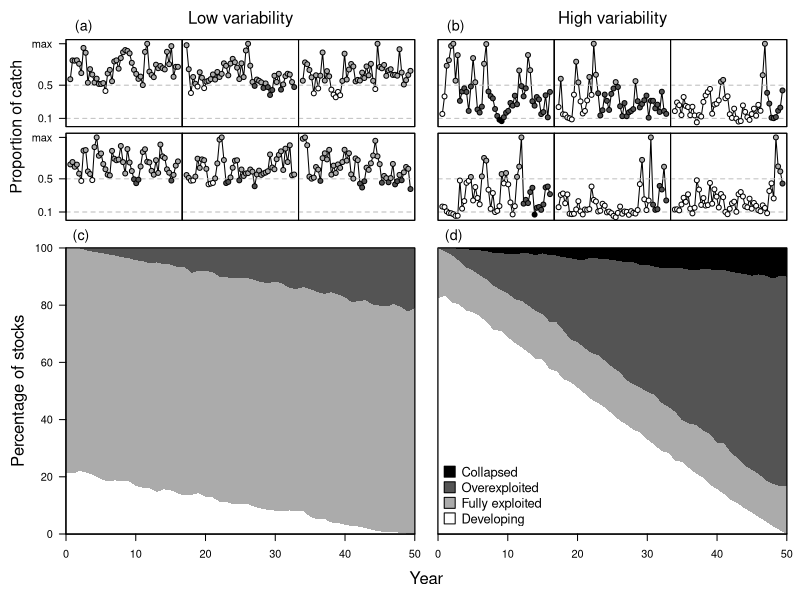

Source code (R):
###################################################################################
#Results of simulated catch data with the catch-based method applied to 
#estimate status. 
#Created by Trevor A. Branch tbranch@uw.edu
#Starting 2 November 2011
#Latest modification: 4 December 2013 for Advanced R FISH553
###################################################################################

####stackpolyTB2#######################################
#Modified version of stackpoly
########################################################
set.seed(123)
stackpolyTB2 <- function (x, y = NULL, main = "", xlab = "", ylab = "", xat = NA, 
    xaxlab = NA, xlim = NA, ylim = NA, lty = 1, border = NA, 
    col = NA, staxx = FALSE, stack = FALSE, axis4 = TRUE, ...) 
{
    ydim <- dim(y)
    if (is.null(y[1])) {
        y <- x
        ydim <- dim(y)
        if (is.null(ydim)) 
            x <- 1:length(y)
        else x <- matrix(rep(1:ydim[1], ydim[2]), ncol = ydim[2])
    }
    if (stack) 
        y <- t(unlist(apply(as.matrix(y), 1, cumsum)))
    if (is.na(xlim[1])) 
        xlim <- range(x)
    if (is.na(ylim[1])) 
        ylim <- range(y)
    plot(0, main = main, xlab = xlab, ylab = ylab, xlim = xlim, 
        ylim = ylim, type = "n", xaxs = "i", yaxs = "i", axes = FALSE, 
        ...)
    box()
    if (is.matrix(y) || is.list(y)) {
        plotlim <- par("usr")
        if (is.na(xat[1])) {
            xat <- x[, 1]
            if (is.na(xaxlab[1])) 
                xaxlab <- xat
        }
        #if (staxx) 
        #    staxlab(at = xat, labels = xaxlab)
        #else axis(1, at = xat, labels = xaxlab)
        #axis(2,las=1)
        #if (axis4) 
        #    axis(4)
        if (is.na(col[1])) 
            col = rainbow(ydim[2])
        else if (length(col) < ydim[2]) 
            col <- rep(col, length.out = ydim[2])
        if (length(lty) < ydim[2]) 
            lty <- rep(lty, length.out = ydim[2])
        for (pline in seq(ydim[2], 1, by = -1)) {
            if (pline == 1) {
                polygon(c(x[1], x[, pline], x[ydim[1]]), c(plotlim[3], 
                  y[, pline], plotlim[3]), border = border, col = col[pline], 
                  lty = lty[pline])
            }
            else polygon(c(x[, pline], rev(x[, pline - 1])), 
                c(y[, pline], rev(y[, pline - 1])), border = border, 
                col = col[pline], lty = lty[pline])
        }
    }
    else {
        polygon(c(min(x), x, max(x), 0), c(0, y, 0, 0), border = border, 
            col = col, lty = lty)
        if (is.na(xat[1])) {
            xat <- x
            if (is.na(xaxlab[1])) 
                xaxlab <- xat
        }
        if (staxx) 
            staxlab(at = xat, labels = xaxlab)
        else axis(1, at = xat, labels = xaxlab)
        #axis(2,las=1)
        #if (axis4) 
        #    axis(4)
    }
}


#############################################################
#Stationary catches over time with mean mu but also with 
#autocorrelation with correlation rho. 
#note: simulates nyears+10 years and then deletes the first 10 years
#############################################################
st.autocorrel.catch <- function(nyears=100, mu=1000,rho=0.5,CV=0.2,plot=F) {
   sim.years <- nyears+10
   ln_SD <- sqrt(log(CV^2+1))  #SD parameter of lognormal distribution with desired variability
   ln_SD_e <- sqrt(ln_SD^2/(1-rho^2))  #SD for first value
   time_series_temp <- rnorm(mean=0,sd=1,n=sim.years)
   time_series <- vector(length=sim.years)
   time_series[1] <- ln_SD_e*time_series_temp[1]
   for (i in 1:(sim.years-1)) {
      time_series[i+1] <- rho*time_series[i]+time_series_temp[i]*ln_SD
      #time_series[i+1] <- rho*time_series[i]+time_series_temp[i]*ln_SD_e
   }
   time_series <- time_series + log(mu) - 0.5*ln_SD_e^2
   #time_series <- time_series + log(mu) - 0.5*ln_SD^2
   time_series <- exp(time_series)
   if (plot==T) {
      plot(time_series,type="l",ylim=c(0,1.05*max(time_series)),las=1,yaxs="i")
   }
   return(time_series[-c(1:10)])
}

##########################################################
#Plot some series of random catches.
##########################################################
lognorm.catch <- function(nyear=100, nstocks=1,meanlog=100, sdlog=0.2, noise="white",autocorrel=0.2, plot.cols,plot.yaxis=F) {
  nyear <- nyear
  nstocks <- nstocks
  catches <- matrix(nrow=nstocks,ncol=nyear)
  status <- matrix(nrow=nstocks,ncol=nyear)
  before.max <- vector(length=nyear)
  for (i in 1:nstocks) { 
     if (noise=="white") {  #catches will be lognormal and independent from one year to the next
        catches[i,] <- rlnorm(n=nyear,meanlog=log(meanlog),sdlog=sdlog)
     }
     if (noise=="Wilberg") {
        catches[i,] <- st.autocorrel.catch(nyears=nyear, mu=meanlog,rho=autocorrel,CV=sdlog)
     }
     max.c <- max(catches[i,])
     max.year <- (1:nyear)[catches[i,]==max.c]
     before.max[] <- F
     before.max[1:nyear < max.year] <- T

     status <- vector(length=nyear)
     
     #developing
     temp <- before.max & catches[i,] < 0.5*max.c
     status[temp] <- 1

     #fully exploited
     temp <- catches[i,] >= 0.5*max.c
     status[temp] <- 2

     #overexploited
     temp <- !before.max & catches[i,] >= 0.1*max.c & catches[i,] < 0.5*max.c
     status[temp] <- 3
     
     #collapsed
     temp <- !before.max & catches[i,] < 0.1*max.c
     status[temp] <- 4
     
     status.cols <- plot.cols[status]
     
     plot(catches[i,],ylim=c(0,1.05*max.c),type="l",ylab="",xlab="",yaxs="i",las=1,axes=F,col="black")  #set up plot area
     abline(h=0.5*max.c,lty=2,col="grey")
     abline(h=0.1*max.c,lty=2,col="grey")

     par(new=T)
     plot(catches[i,],ylim=c(0,1.05*max.c),type="p",ylab="",xlab="",yaxs="i",las=1,axes=F,pch=21,col="black",bg=status.cols)  #set up plot area
     box(col="black")
     if (plot.yaxis==T) {
        axis(2,at=c(0.1*max.c, 0.5*max.c, max.c), labels=c(0.1,0.5,"max"),las=1)
     }
  }
  invisible(catches)
}


##########################################################
#Repeat the plot in Pauly 2007: lognormally distributed random catches
##########################################################
random.status.pauly.2007 <- function(nyear=100, nstocks=1,meanlog=100, sdlog=0.2, noise="white", 
               autocorrel=0.2, plot.cols) {
  year.vec <- 0:nyear
  nyear <- length(year.vec)
  nstocks <- nstocks
  catches <- matrix(nrow=nstocks,ncol=nyear)
  status <- matrix(nrow=nstocks,ncol=nyear)
  before.max <- vector(length=nyear)
  for (i in 1:nstocks) { 
     if (noise=="white") {  #catches will be lognormal and independent from one year to the next
        catches[i,] <- rlnorm(n=nyear,meanlog=log(meanlog),sdlog=sdlog)
     }
     if (noise=="Wilberg") {
        catches[i,] <- st.autocorrel.catch(nyears=nyear, mu=meanlog,rho=autocorrel,CV=sdlog)
     }
     
     max.c <- max(catches[i,])
     max.year <- (1:nyear)[catches[i,]==max.c]
     before.max[] <- F
     before.max[1:nyear < max.year] <- T
     
     temp <- before.max & catches[i,] < 0.5*max.c
     status[i,temp] <- 1
     temp <- catches[i,] >= 0.5*max.c
     status[i,temp] <- 2
     temp <- !before.max & catches[i,] >= 0.1*max.c & catches[i,] < 0.5*max.c
     status[i,temp] <- 3
     temp <- !before.max & catches[i,] < 0.1*max.c
     status[i,temp] <- 4
     
  }
  grp.status <- matrix(nrow=4,ncol=nyear)
  for (j in 1:nyear) {
     for (s in 1:4) {
       grp.status[s,j] <- sum(status[,j]==s)
     }
  }
  
  for (j in 1:nyear) {
      grp.status[,j] <- grp.status[,j] / sum(grp.status[,j])*100
  }

  yvals <- apply(grp.status,MARGIN=2,cumsum)
  year.vecs <- rbind(year.vec,year.vec,year.vec,year.vec)
  stackpolyTB2(x=t(year.vecs),y=t(yvals),col=plot.cols, ylim=c(0,100),xlab="",ylab="", 
            xaxlab=seq(0,50,10),xat=seq(0,50,10), axis4=F)

  invisible(catches)
}

#####simulated.plot###############################
#Sets up a bunch of examples of simulated catch time series
##################################################
simulated.plot2 <- function(autocorrel=0.6, nsims=10000) {
    plot.order <- c(1,2,3,16,8,9,10,
                    4,5,6,16,11,12,13,
                    15,15,15,16,17,17,17,
                    7,7,7,16,14,14,14)

    mat<-matrix(nrow=4,ncol=7,byrow=T,plot.order)
    layout(mat=mat, widths=c(1,1,1,0.2,1,1,1), heights=c(0.8,0.8,0.18,2.5))
    par(mar=c(0.5,0,0,0),oma=c(4.5,5,3,1))
    plot.cols <- c("white","gray67","gray33","black")

    for (i in 1:14) {
       if (i %in% 1:6) {
           if (i %in% c(1,4)) { plot.yaxis<-T } else {plot.yaxis<-F}
           x <- lognorm.catch(nyear=50, nstocks=1,meanlog=100,sdlog=0.2,autocorrel=autocorrel,noise="Wilberg",plot.cols=plot.cols, plot.yaxis=plot.yaxis)
           if (i==1) {
              par(xpd=NA)
              text(x=-23,y=0,"Proportion of catch",srt=90,cex=1.45)
              text(x=0,y=1.2*max(x),pos=4,cex=1.3,"(a)")
              par(xpd=T)
           }
       }
       if (i==7) {
          x <- random.status.pauly.2007(nyear=50, nstocks=nsims,meanlog=100,sdlog=0.2, autocorrel=autocorrel,noise="Wilberg",
             plot.cols=plot.cols)
          par(xpd=NA)
          text(x=0,y=104,pos=4,cex=1.3,"(c)")
          par(xpd=T)
      }

       if (i %in% 8:13) {
           x <- lognorm.catch(nyear=50, nstocks=1,meanlog=100,sdlog=0.6,autocorrel=autocorrel,noise="Wilberg",plot.cols=plot.cols)
           if (i==8) {
               par(xpd=NA)
               text(x=0,y=1.2*max(x),pos=4,cex=1.3,"(b)")
               par(xpd=T)
           }
       }
       if (i==14) {
          random.status.pauly.2007(nyear=50, nstocks=nsims,meanlog=100,sdlog=0.6, autocorrel=autocorrel,noise="Wilberg",
             plot.cols=plot.cols)
          legend(x="bottomleft",legend=rev(c("Developing","Fully exploited","Overexploited","Collapsed")), 
             pch=22,pt.bg=rev(plot.cols), col="black",pt.cex=2.5, cex=1.18,bty="n")
          par(xpd=NA)
          text(x=0,y=104,pos=4,cex=1.3,"(d)")
          par(xpd=T)
       }

       box()
       if (i==2) {
          mtext(outer=F,line=1,"Low variability")
       }
       if (i==9) {
          mtext(outer=F,line=1,"High variability")
       }
       if (i==7) {
          mtext(side=2,outer=F, line=3,"Percentage of stocks")
          axis(2,las=1)
       }
       if (i %in% c(7,14)) {
          axis(1,las=1)
       }
    }

    mtext(side=1,outer=T, line=2.5,"Year")
}
pdf("Fig 1 v1.pdf",width=8,height=6)
simulated.plot2(autocorrel=0.5, nsims=2000)
dev.off()
#########source("10 Fig 1.r")